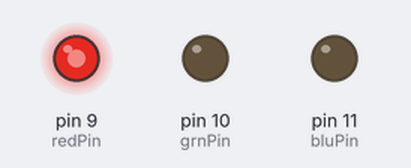
Simulated run of this sketch. Board: Arduino Uno, built with avr-gcc and run on an emulated ATmega328P. Shown: output pins drawn as LEDs (lit = HIGH). What the sketch prints to the serial monitor is not drawn.

Above: at 0.15 s.
At 19.2 s:
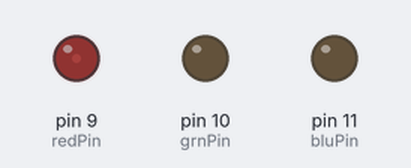
At 26.1 s:
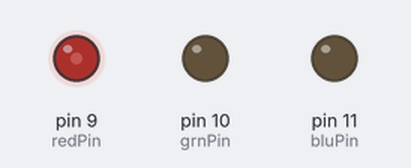
At 38.86 s:
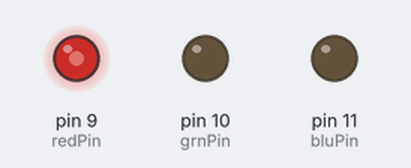
Timing chart, 0 to 40.0 s (numbered marks = the images above):
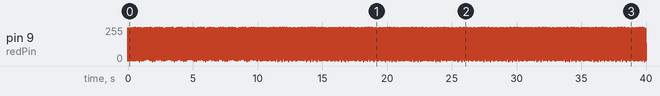

The sketch:

LED-004_Breathing.ino
```cpp
const int redPin = 9;
const int grnPin = 10;
const int bluPin = 11;
const int btnPin = A0;
const int ligPin = A1;
const int spdPin = A2;
const int colPin = A3;

void setup()
{
  Serial.begin(9600);
  pinMode(redPin, OUTPUT);
  pinMode(grnPin, OUTPUT);
  pinMode(bluPin, OUTPUT);
}

void loop()
{
  float x = millis() / 100.0;
  float y = sin(x * 2.0 * PI);
  Serial.print(x); Serial.print(", ");  Serial.println(y);
  int value = 128 + 128 * y;

  //write value to pin
  analogWrite(redPin, value);
  analogWrite(grnPin, 0);
  analogWrite(bluPin, 0);
  delay(10);
}


void sin_pwm(const int pin_number, const unsigned long timer, const unsigned int len)
{
  //PWM modulation
  unsigned long mod = timer % len;
  //0.5 * (1 + sin(2*pi*x - pi/2))
  float f = 0.5f * (1.0f + sin(   2.0f * PI * (mod/(float)len) - PI * 0.5f));
  analogWrite(pin_number, (unsigned char) (f * 255.0f));
}
```
